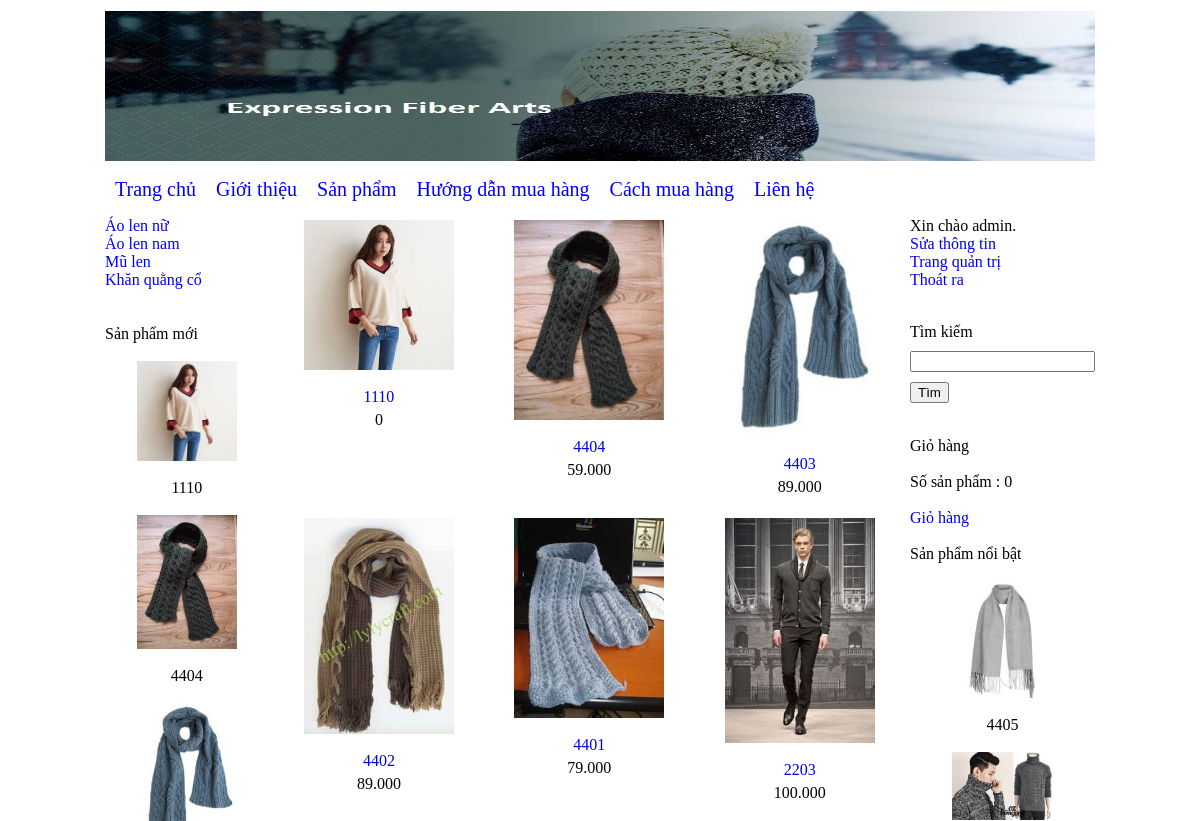
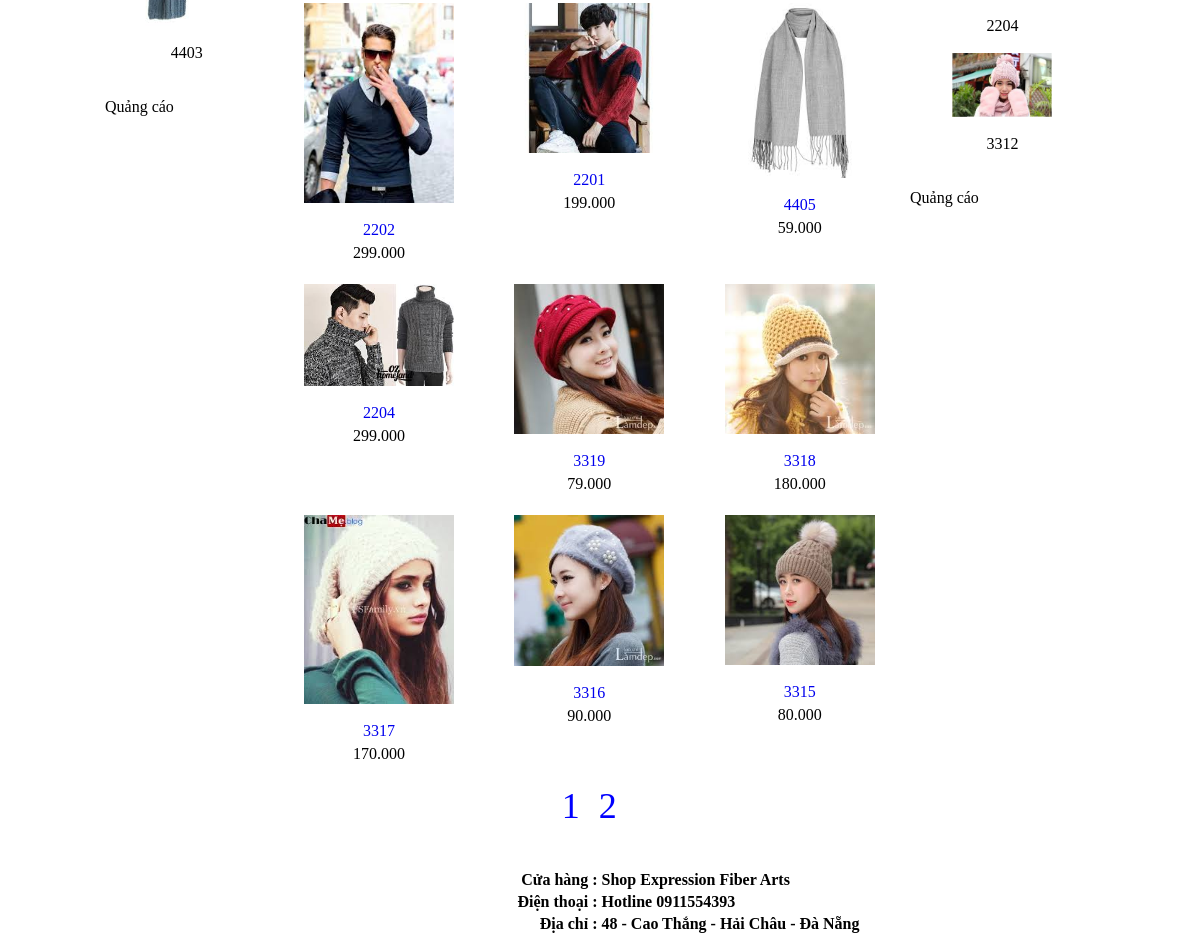
/index.php?thamso=xuat_san_pham_2 (signed in), run on the app's committed database (2 pictures, top to bottom).
### tables this page shows
CREATE TABLE `banner` (
  `id` int(11) NOT NULL,
  `hinh` varchar(256) NOT NULL,
  `rong` varchar(256) NOT NULL,
  `cao` varchar(256) NOT NULL
);

CREATE TABLE `menu_ngang` (
  `id` int(11) NOT NULL,
  `ten` varchar(256) NOT NULL,
  `noi_dung` mediumtext NOT NULL,
  `loai_menu` varchar(256) NOT NULL
);

CREATE TABLE `menu_doc` (
  `id` int(11) NOT NULL,
  `ten` varchar(256) NOT NULL
);

CREATE TABLE `san_pham` (
  `id` int(11) NOT NULL,
  `ten` varchar(256) NOT NULL,
  `gia` int(255) NOT NULL,
  `hinh_anh` varchar(256) NOT NULL,
  `noi_dung` mediumtext NOT NULL,
  `thuoc_menu` int(255) NOT NULL,
  `noi_bat` varchar(256) NOT NULL,
  `trang_chu` varchar(256) NOT NULL,
  `sap_xep_trang_chu` int(255) NOT NULL
);

CREATE TABLE `members` (
  `id` int(11) NOT NULL,
  `username` varchar(128) NOT NULL,
  `password` varchar(32) NOT NULL,
  `email` varchar(255) NOT NULL,
  `URLS` varchar(255) NOT NULL,
  `Name` varchar(255) NOT NULL,
  `Birthday` varchar(255) NOT NULL,
  `admin` int(1) NOT NULL DEFAULT '0',
  `dienthoai` varchar(12) NOT NULL
);

CREATE TABLE `footer` (
  `id` int(11) NOT NULL,
  `html` mediumtext NOT NULL
);

### chuc_nang/san_pham/xuat_toan_bo_san_pham.php (the view)
<?php
	$so_du_lieu=15;
	$tv="select count(*) from san_pham";
	$tv_1=mysqli_query($connect,$tv);
	$tv_2=mysqli_fetch_array($tv_1);
	$so_trang=ceil($tv_2[0]/$so_du_lieu);
	if(!isset($_GET['trang'])){$vtbd=0;}else{$vtbd=($_GET['trang']-1)*$so_du_lieu;}
	$tv="select id,ten,gia,hinh_anh,thuoc_menu from san_pham order by id desc limit $vtbd,$so_du_lieu";
	$tv_1=mysqli_query($connect,$tv);
	echo "<table>";
	while($tv_2=mysqli_fetch_array($tv_1))
	{
		echo "<tr>";
			for($i=1;$i<=3;$i++)
			{
				echo "<td align='center' width='215px' valign='top' >";
					if($tv_2!=false)
					{
						$link_anh="hinh_anh/san_pham/".$tv_2['hinh_anh'];
						$link_chi_tiet="?thamso=chi_tiet_san_pham&id=".$tv_2['id'];
						$gia=$tv_2['gia'];
						$gia=number_format($gia,0,",",".");
						echo "<a href='$link_chi_tiet' >";
							echo "<img src='$link_anh' width='150px' >";
						echo "</a>"; echo "<br>";	echo "<br>";
						echo "<a href='$link_chi_tiet' >";
							echo $tv_2['ten'];
						echo "</a>";
						echo "<div style='margin-top:5px' >";
						echo $gia;
						echo "</div>"; echo "<br>";
					}
					else
					{
						echo "&nbsp;";
					}
				echo "</td>";
				if($i!=3)
				{
					$tv_2=mysqli_fetch_array($tv_1);
				}
			}
		echo "</tr>";
	}
	echo "<tr>";
		echo "<td colspan='3' align='center' >";
			echo "<div class='phan_trang' >";
				for($i=1;$i<=$so_trang;$i++)
				{
					$link="?thamso=xuat_san_pham_2&trang=".$i;
					echo "<a href='$link' >";
						echo $i;echo " ";
					echo "</a>";
				}
			echo "</div>";
		echo "</td>";
	echo "</tr>";
	echo "</table>";
?>

### chuc_nang/banner/banner.php
<?php
	$tv="select * from banner limit 0,1";
	$tv_1=mysqli_query($connect,$tv);
	$tv_2=mysqli_fetch_array($tv_1);
	$link_hinh="hinh_anh/banner/".$tv_2['hinh'];
	echo "<img src='".$link_hinh."' width='".$tv_2['rong']."' height='".$tv_2['cao']."' >";
?>

### chuc_nang/menu_ngang/menu_ngang.php
<?php
	$tv="select id,ten,loai_menu from menu_ngang order by id";
	$tv_1=mysqli_query($connect,$tv);
	echo "<div class='menu_ngang' >";
	echo "<a href='index.php'>Trang chủ</a>";
	while($tv_2=mysqli_fetch_array($tv_1))
	{
		if($tv_2['loai_menu']==""){$link_menu="?thamso=xuat_mot_tin&id=".$tv_2['id'];}
		if($tv_2['loai_menu']=="san_pham"){$link_menu="?thamso=xuat_san_pham_2";}
		echo "<a href='$link_menu'>";
			echo $tv_2['ten'];
		echo "</a>";
	}
	echo "</div>";
?>

### chuc_nang/menu_doc/menu_doc.php
<?php
	$tv="select * from menu_doc order by id";
	$tv_1=mysqli_query($connect,$tv);
	echo "<div class='menu_doc' >";
	while($tv_2=mysqli_fetch_array($tv_1))
	{
		$link="?thamso=xuat_san_pham&id=".$tv_2['id'];
		echo "<a href='$link'>";
			echo $tv_2['ten'];
		echo "</a>";
	}
	echo "</div>";
?>

### chuc_nang/san_pham/moi.php
<br><br>
Sản phẩm mới <br><br>
<center>
	<?php
		$tv="select id,ten,hinh_anh from san_pham order by id desc limit 0,3";
		$tv_1=mysqli_query($connect,$tv);
		while($tv_2=mysqli_fetch_array($tv_1))
		{
			$link_anh="hinh_anh/san_pham/".$tv_2['hinh_anh'];
			$link_chi_tiet="?thamso=chi_tiet_san_pham&id=".$tv_2['id'];
			echo "<a href='$link_chi_tiet' >";
				echo "<img src='$link_anh' width='100px' >";
			echo "</a>";
			echo "<br><br>";
			echo $tv_2['ten'];
			echo "<br>";
			echo "<br>";
		}
	?>
</center>

### chuc_nang/dang_nhap/nhapxuat.php (shortened to what this page needs)
<!DOCTYPE html PUBLIC "-//W3C//DTD XHTML 1.0 Transitional//EN" "http://www.w3.org/TR/xhtml1/DTD/xhtml1-transitional.dtd">
<html xmlns="http://www.w3.org/1999/xhtml">
<head>
</head>
<body>
<?php
require_once("ket_noi.php");
if ( !isset($_SESSION['user_id']) )
{
	echo "<a href='?thamso=dang_nhap'>Đăng nhập</a>";
	echo "<br>";
	echo "<a href='?thamso=dang_ky'>Đăng ký</a>";
	echo "<br>";
}
else
{
	 if (isset($_SESSION['user_id']))
                        {
							$user_id = intval($_SESSION['user_id']);
	$sql_query = @mysqli_query($connect,"SELECT * FROM members WHERE id='{$user_id}'");
	$member = @mysqli_fetch_array($sql_query );
	echo "Xin chào {$member['username']}.";
	echo "<br><a href='?thamso=suathongtin_dn'>Sửa thông tin</a>";
	if ($member['admin']=="1")
	{
		echo "<br><a href='quan_tri/index.php'>Trang quản trị</a>";
	}
	echo "<br><a href='?thamso=thoat'>Thoát ra</a>";
						}
						else
						{
	$_SESSION['user_id'] = "undefine";
                        }
}
echo "<br>";
echo "<br>";
?>
</body>
</html>

### chuc_nang/san_pham/noi_bat.php
<br><br>
Sản phẩm nổi bật <br><br>
<center>
	<?php
		$tv="select id,ten,hinh_anh from san_pham where noi_bat='co' order by id desc limit 0,3";
		$tv_1=mysqli_query($connect,$tv);
		while($tv_2=mysqli_fetch_array($tv_1))
		{
			$link_anh="hinh_anh/san_pham/".$tv_2['hinh_anh'];
			$link_chi_tiet="?thamso=chi_tiet_san_pham&id=".$tv_2['id'];
			echo "<a href='$link_chi_tiet' >";
				echo "<img src='$link_anh' width='100px' >";
			echo "</a>";
			echo "<br><br>";
			echo $tv_2['ten'];
			echo "<br>";
			echo "<br>";
		}
	?>
</center>

### chuc_nang/footer/footer.php
<?php
	$tv="select * from footer limit 0,1";
	$tv_1=mysqli_query($connect,$tv);
	$tv_2=mysqli_fetch_array($tv_1);
	echo $tv_2['html'];
?>

### giao_dien/giao_dien.css (style rules this page uses)
a { text-decoration: none; }
div.menu_ngang a { color:blue; margin-left: 10px; margin-right: 10px; text-decoration: none; font-size:20px; }
div.menu_doc a { color:blue; text-decoration: none; display:block; }
div.phan_trang a { font-size:36px; margin-left:5px; margin-right:5px; text-decoration: none; color:blue; }

### data on the page
banner: hinh (picture)
menu_ngang: ten "Giới thiệu"
menu_ngang: ten "Sản phẩm"
menu_ngang: ten "Hướng dẫn mua hàng"
menu_ngang: ten "Cách mua hàng"
menu_ngang: ten "Liên hệ"
menu_doc: ten "Áo len nữ"
menu_doc: ten "Áo len nam"
menu_doc: ten "Mũ len"
menu_doc: ten "Khăn quằng cổ"
san_pham: hinh_anh (picture), ten "1110", gia "0"
san_pham: hinh_anh (picture), ten "4404", gia "59.000"
san_pham: hinh_anh (picture), ten "4403", gia "89.000"
san_pham: hinh_anh (picture), ten "4402", gia "89.000"
san_pham: hinh_anh (picture), ten "4401", gia "79.000"
san_pham: hinh_anh (picture), ten "2203", gia "100.000"
san_pham: hinh_anh (picture), ten "2202", gia "299.000"
san_pham: hinh_anh (picture), ten "2201", gia "199.000"
san_pham: hinh_anh (picture), ten "4405", gia "59.000"
san_pham: hinh_anh (picture), ten "2204", gia "299.000"
san_pham: hinh_anh (picture), ten "3319", gia "79.000"
san_pham: hinh_anh (picture), ten "3318", gia "180.000"
san_pham: hinh_anh (picture), ten "3317", gia "170.000"
san_pham: hinh_anh (picture), ten "3316", gia "90.000"
san_pham: hinh_anh (picture), ten "3315", gia "80.000"
members: username "admin"
san_pham: hinh_anh (picture), ten "3312"
footer: html "Cửa hàng : Shop Expression Fiber Arts Điện thoại : Hotline 0911554393 Địa chỉ : 48 - Cao Thắng - Hải Châu - Đà Nẵng"

### other printed values
$so_luong "0"
